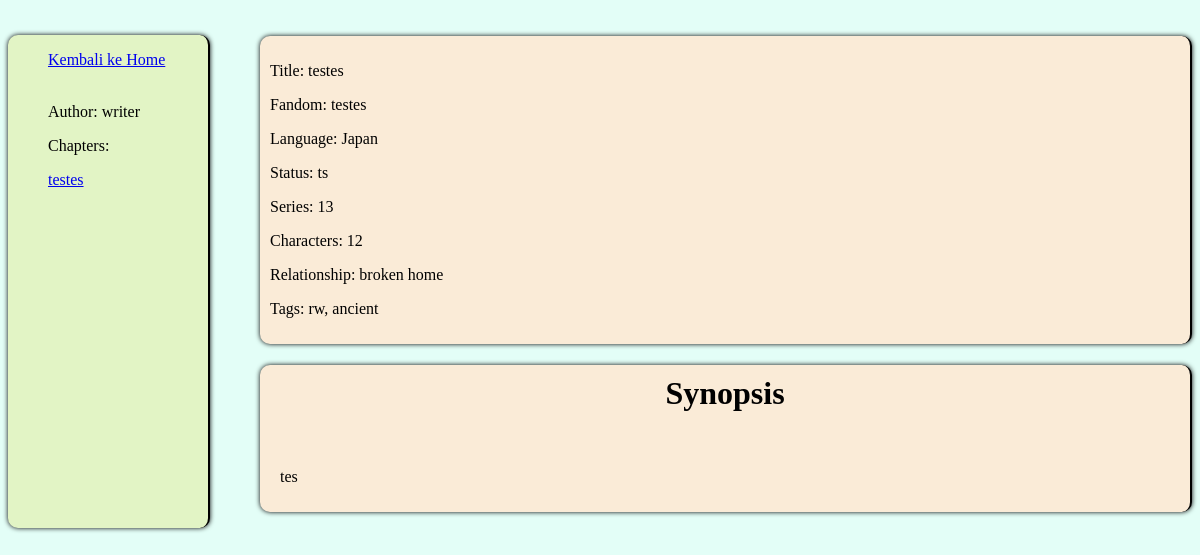
The app's page /read/story.writer.php?id=37 (signed in) with its own data.
### tables this page shows
CREATE TABLE `stories` (
  `id` int(11) NOT NULL,
  `title` varchar(100) NOT NULL,
  `author` varchar(100) NOT NULL,
  `description` text NOT NULL,
  `user_id` int(11) DEFAULT NULL,
  `image_path` varchar(255) DEFAULT NULL,
  `Fandom` varchar(255) DEFAULT NULL,
  `Language` varchar(50) DEFAULT NULL,
  `Status` varchar(50) DEFAULT NULL,
  `Series` varchar(255) DEFAULT NULL,
  `Characters` text DEFAULT NULL,
  `Relationship` varchar(255) DEFAULT NULL,
  `Addtags` text DEFAULT NULL
);

CREATE TABLE `chapters` (
  `id` int(11) NOT NULL,
  `story_id` int(11) NOT NULL,
  `chapter_title` varchar(255) NOT NULL,
  `chapter_content` text NOT NULL,
  `created_at` timestamp NOT NULL DEFAULT current_timestamp()
);

### read/include/info.php (the view, shortened to what this page needs)
<?php
$conn = connectDatabase();
if(isset($_GET['id']) && !empty(trim($_GET['id']))){
    $story_id = $_GET['id'];
    $sql = "SELECT title, Fandom, Language, Status, Series, Characters, Relationship, Addtags FROM stories WHERE id = ?";
    $stmt = $conn->prepare($sql);
    $stmt->bind_param("i", $story_id);
    $stmt->execute();
    $result = $stmt->get_result();
    if($result->num_rows === 1){
        $row = $result->fetch_assoc();
        $title = $row["title"];
        $Fandom = $row["Fandom"];
        $Language = $row["Language"];
        $Status = $row["Status"];
        $Series = $row["Series"];
        $Characters = $row["Characters"];
        $Relationship = $row["Relationship"];
        $Addtags = $row["Addtags"];
        echo '<p>' . 'Title:' . ' ' . $title. '</p>';
        echo '<p>'. 'Fandom:' . ' '. $Fandom . '</p>';
        echo '<p>' .'Language:' .' '. $Language . '</p>';
        echo '<p>' . 'Status:' .' '.$Status. '</p>';
        echo '<p>' . 'Series:' .' '.$Series.'</p>';
        echo '<p>' . 'Characters:' .' '.$Characters . '</p>';
        echo '<p>' . 'Relationship:' .' '.$Relationship . '</p>';
        echo '<p>' . 'Tags:' .' '. $Addtags . '</p>';
    } else {
        echo "<p>Story not found.</p>";
    }
} else {
    echo "<p>Invalid story ID.</p>";
}
?>

### read/include/sidebar.php (shortened to what this page needs)
<?php
$conn = connectDatabase();
if(isset($_GET['id']) && !empty(trim($_GET['id']))){
    $story_id = $_GET['id'];
    $sql = "SELECT author FROM stories WHERE id = ?";
    $stmt = $conn->prepare($sql);
    $stmt->bind_param("i", $story_id);
    $stmt->execute();
    $result = $stmt->get_result();
    if($result->num_rows === 1){
        $row = $result->fetch_assoc();
        $author = $row["author"];
        echo '<p>'. 'Author:' . ' '. $author . '</p>';
    } else {
        echo "<p>Story not found.</p>";
    }
} else {
    echo "<p>Invalid story ID.</p>";
}
if(isset($_GET['id'])) {
    $story_id = $_GET['id'];
    $sql = "SELECT id, chapter_title FROM chapters WHERE story_id = ?";
    $stmt = $conn->prepare($sql);
    $stmt->bind_param("i", $story_id);
    $stmt->execute();
    $result = $stmt->get_result();
    echo "<li><p>" . "Chapters: " . "</p></li>";
    if ($result->num_rows > 0) {
        while ($row = $result->fetch_assoc()) {
            echo "<li><a href='chapter.php?chapter_id=" . $row['id'] . "'>" . $row['chapter_title'] . "</a></li>";
        }
    } else {
        echo "<li>No chapters found.</li>";
    }
} else {
    echo "<li>Invalid story id.</li>";
}
?>

### read/include/summary.php (shortened to what this page needs)
<?php
$conn = connectDatabase();
if (isset($_GET['id'])) {
    $story_id = $_GET['id'];
    $stmt = $conn->prepare("SELECT description FROM stories WHERE id = ?");
    $stmt->bind_param("i", $story_id);
    $stmt->execute();
    $result = $stmt->get_result();
    if ($result->num_rows > 0) {
        $row = $result->fetch_assoc();
        $description = $row["description"];
        echo '<h1 style="text-align: center;padding-top:10px;">' .'Synopsis' .'</h1><br>';
        echo '<p>' . $description . '</p>';
    } else {
        echo "Story not found.";
    }
} else {
    echo "No story ID provided.";
}
?>

### read/style/story.css (style rules this page uses)
.sidebar ul li { list-style-type: none; }

### records on screen
stories: author "writer", title "testes", Fandom "testes", Language "Japan", Status "ts", Series "13", Characters "12", Relationship "broken home", Addtags "rw, ancient", description "tes"
chapters: chapter_title "testes"
